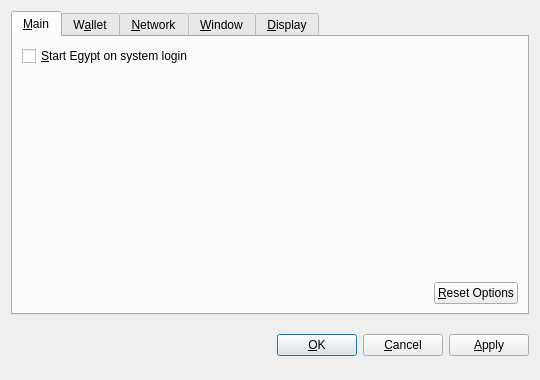
<?xml version="1.0" encoding="UTF-8"?>
<ui version="4.0">
 <class>OptionsDialog</class>
 <widget class="QDialog" name="OptionsDialog">
  <property name="geometry">
   <rect>
    <x>0</x>
    <y>0</y>
    <width>540</width>
    <height>380</height>
   </rect>
  </property>
  <property name="windowTitle">
   <string>Options</string>
  </property>
  <property name="modal">
   <bool>true</bool>
  </property>
  <layout class="QVBoxLayout" name="verticalLayout">
   <item>
    <widget class="QTabWidget" name="tabWidget">
     <property name="tabPosition">
      <enum>QTabWidget::North</enum>
     </property>
     <property name="currentIndex">
      <number>0</number>
     </property>
     <widget class="QWidget" name="tabMain">
      <attribute name="title">
       <string>&amp;Main</string>
      </attribute>
      <layout class="QVBoxLayout" name="verticalLayout_Main">
       <item>
        <widget class="QCheckBox" name="bitcoinAtStartup">
         <property name="toolTip">
          <string>Automatically start Egypt after logging in to the system.</string>
         </property>
         <property name="text">
          <string>&amp;Start Egypt on system login</string>
         </property>
        </widget>
       </item>
       <item>
        <spacer name="verticalSpacer_Main">
         <property name="orientation">
          <enum>Qt::Vertical</enum>
         </property>
         <property name="sizeHint" stdset="0">
          <size>
           <width>20</width>
           <height>40</height>
          </size>
         </property>
        </spacer>
       </item>
       <item>
        <layout class="QHBoxLayout" name="horizontalLayout_2_Main">
         <item>
          <spacer name="horizontalSpacer_2_Main">
           <property name="orientation">
            <enum>Qt::Horizontal</enum>
           </property>
           <property name="sizeHint" stdset="0">
            <size>
             <width>40</width>
             <height>20</height>
            </size>
           </property>
          </spacer>
         </item>
         <item>
          <widget class="QPushButton" name="resetButton">
           <property name="toolTip">
            <string>Reset all client options to default.</string>
           </property>
           <property name="text">
            <string>&amp;Reset Options</string>
           </property>
           <property name="autoDefault">
            <bool>false</bool>
           </property>
          </widget>
         </item>
        </layout>
       </item>
      </layout>
     </widget>
     <widget class="QWidget" name="tabWallet">
      <attribute name="title">
       <string>W&amp;allet</string>
      </attribute>
      <layout class="QVBoxLayout" name="verticalLayout_Network">
       <item>
        <widget class="QLabel" name="transactionFeeInfoLabel">
         <property name="text">
          <string>Optional transaction fee per kB that helps make sure your transactions are processed quickly. Most transactions are 1 kB.</string>
         </property>
         <property name="textFormat">
          <enum>Qt::PlainText</enum>
         </property>
         <property name="wordWrap">
          <bool>true</bool>
         </property>
        </widget>
       </item>
       <item>
        <layout class="QHBoxLayout" name="horizontalLayout_1_Main">
         <item>
          <widget class="QLabel" name="transactionFeeLabel">
           <property name="text">
            <string>Pay transaction &amp;fee</string>
           </property>
           <property name="textFormat">
            <enum>Qt::PlainText</enum>
           </property>
           <property name="buddy">
            <cstring>transactionFee</cstring>
           </property>
          </widget>
         </item>
         <item>
          <widget class="BitcoinAmountField" name="transactionFee"/>
         </item>
         <item>
          <spacer name="horizontalSpacer_1_Main">
           <property name="orientation">
            <enum>Qt::Horizontal</enum>
           </property>
           <property name="sizeHint" stdset="0">
            <size>
             <width>40</width>
             <height>20</height>
            </size>
           </property>
          </spacer>
         </item>
        </layout>
       </item>
       <item>
        <widget class="QLabel" name="label">
         <property name="text">
          <string>If you disable the spending of unconfirmed change, the change from a transaction cannot be used until that transaction has at least one confirmation. This also affects how your balance is computed.</string>
         </property>
         <property name="wordWrap">
          <bool>true</bool>
         </property>
        </widget>
       </item>
       <item>
        <widget class="QCheckBox" name="spendZeroConfChange">
         <property name="text">
          <string>Spend unconfirmed change  (experts only)</string>
         </property>
        </widget>
       </item>
       <item>
        <spacer name="verticalSpacer">
         <property name="orientation">
          <enum>Qt::Vertical</enum>
         </property>
         <property name="sizeHint" stdset="0">
          <size>
           <width>20</width>
           <height>40</height>
          </size>
         </property>
        </spacer>
       </item>
      </layout>
     </widget>
     <widget class="QWidget" name="tabNetwork">
      <attribute name="title">
       <string>&amp;Network</string>
      </attribute>
      <layout class="QVBoxLayout" name="verticalLayout_Network">
       <item>
        <widget class="QCheckBox" name="mapPortUpnp">
         <property name="toolTip">
          <string>Automatically open the Egypt client port on the router. This only works when your router supports UPnP and it is enabled.</string>
         </property>
         <property name="text">
          <string>Map port using &amp;UPnP</string>
         </property>
        </widget>
       </item>
       <item>
        <widget class="QCheckBox" name="connectSocks">
         <property name="toolTip">
          <string>Connect to the Egypt network through a SOCKS proxy (e.g. when connecting through Tor).</string>
         </property>
         <property name="text">
          <string>&amp;Connect through SOCKS proxy:</string>
         </property>
        </widget>
       </item>
       <item>
        <layout class="QHBoxLayout" name="horizontalLayout_Network">
         <item>
          <widget class="QLabel" name="proxyIpLabel">
           <property name="text">
            <string>Proxy &amp;IP:</string>
           </property>
           <property name="textFormat">
            <enum>Qt::PlainText</enum>
           </property>
           <property name="buddy">
            <cstring>proxyIp</cstring>
           </property>
          </widget>
         </item>
         <item>
          <widget class="QValidatedLineEdit" name="proxyIp">
           <property name="maximumSize">
            <size>
             <width>140</width>
             <height>16777215</height>
            </size>
           </property>
           <property name="toolTip">
            <string>IP address of the proxy (e.g. 127.0.0.1)</string>
           </property>
          </widget>
         </item>
         <item>
          <widget class="QLabel" name="proxyPortLabel">
           <property name="text">
            <string>&amp;Port:</string>
           </property>
           <property name="textFormat">
            <enum>Qt::PlainText</enum>
           </property>
           <property name="buddy">
            <cstring>proxyPort</cstring>
           </property>
          </widget>
         </item>
         <item>
          <widget class="QLineEdit" name="proxyPort">
           <property name="maximumSize">
            <size>
             <width>55</width>
             <height>16777215</height>
            </size>
           </property>
           <property name="toolTip">
            <string>Port of the proxy (e.g. 9050)</string>
           </property>
          </widget>
         </item>
         <item>
          <widget class="QLabel" name="socksVersionLabel">
           <property name="text">
            <string>SOCKS &amp;Version:</string>
           </property>
           <property name="textFormat">
            <enum>Qt::PlainText</enum>
           </property>
           <property name="buddy">
            <cstring>socksVersion</cstring>
           </property>
          </widget>
         </item>
         <item>
          <widget class="QValueComboBox" name="socksVersion">
           <property name="toolTip">
            <string>SOCKS version of the proxy (e.g. 5)</string>
           </property>
          </widget>
         </item>
         <item>
          <spacer name="horizontalSpacer_Network">
           <property name="orientation">
            <enum>Qt::Horizontal</enum>
           </property>
           <property name="sizeHint" stdset="0">
            <size>
             <width>40</width>
             <height>20</height>
            </size>
           </property>
          </spacer>
         </item>
        </layout>
       </item>
       <item>
        <spacer name="verticalSpacer_Network">
         <property name="orientation">
          <enum>Qt::Vertical</enum>
         </property>
         <property name="sizeHint" stdset="0">
          <size>
           <width>20</width>
           <height>40</height>
          </size>
         </property>
        </spacer>
       </item>
      </layout>
     </widget>
     <widget class="QWidget" name="tabWindow">
      <attribute name="title">
       <string>&amp;Window</string>
      </attribute>
      <layout class="QVBoxLayout" name="verticalLayout_Window">
       <item>
        <widget class="QCheckBox" name="minimizeToTray">
         <property name="toolTip">
          <string>Show only a tray icon after minimizing the window.</string>
         </property>
         <property name="text">
          <string>&amp;Minimize to the tray instead of the taskbar</string>
         </property>
        </widget>
       </item>
       <item>
        <widget class="QCheckBox" name="minimizeOnClose">
         <property name="toolTip">
          <string>Minimize instead of exit the application when the window is closed. When this option is enabled, the application will be closed only after selecting Quit in the menu.</string>
         </property>
         <property name="text">
          <string>M&amp;inimize on close</string>
         </property>
        </widget>
       </item>
       <item>
        <spacer name="verticalSpacer_Window">
         <property name="orientation">
          <enum>Qt::Vertical</enum>
         </property>
         <property name="sizeHint" stdset="0">
          <size>
           <width>20</width>
           <height>40</height>
          </size>
         </property>
        </spacer>
       </item>
      </layout>
     </widget>
     <widget class="QWidget" name="tabDisplay">
      <attribute name="title">
       <string>&amp;Display</string>
      </attribute>
      <layout class="QVBoxLayout" name="verticalLayout_Display">
       <item>
        <layout class="QHBoxLayout" name="horizontalLayout_1_Display">
         <item>
          <widget class="QLabel" name="langLabel">
           <property name="text">
            <string>User Interface &amp;language:</string>
           </property>
           <property name="textFormat">
            <enum>Qt::PlainText</enum>
           </property>
           <property name="buddy">
            <cstring>lang</cstring>
           </property>
          </widget>
         </item>
         <item>
          <widget class="QValueComboBox" name="lang">
           <property name="toolTip">
            <string>The user interface language can be set here. This setting will take effect after restarting Egypt.</string>
           </property>
          </widget>
         </item>
        </layout>
       </item>
       <item>
        <layout class="QHBoxLayout" name="horizontalLayout_2_Display">
         <item>
          <widget class="QLabel" name="unitLabel">
           <property name="text">
            <string>&amp;Unit to show amounts in:</string>
           </property>
           <property name="textFormat">
            <enum>Qt::PlainText</enum>
           </property>
           <property name="buddy">
            <cstring>unit</cstring>
           </property>
          </widget>
         </item>
         <item>
          <widget class="QValueComboBox" name="unit">
           <property name="toolTip">
            <string>Choose the default subdivision unit to show in the interface and when sending coins.</string>
           </property>
          </widget>
         </item>
        </layout>
       </item>
       <item>
        <widget class="QCheckBox" name="displayAddresses">
         <property name="toolTip">
          <string>Whether to show Egypt addresses in the transaction list or not.</string>
         </property>
         <property name="text">
          <string>&amp;Display addresses in transaction list</string>
         </property>
        </widget>
       </item>
       <item>
        <widget class="QCheckBox" name="coinControlFeatures">
         <property name="toolTip">
          <string>Whether to show coin control features or not.</string>
         </property>
         <property name="text">
          <string>Display coin &amp;control features (experts only!)</string>
         </property>
        </widget>
       </item>
       <item>
        <spacer name="verticalSpacer_Display">
         <property name="orientation">
          <enum>Qt::Vertical</enum>
         </property>
         <property name="sizeHint" stdset="0">
          <size>
           <width>20</width>
           <height>40</height>
          </size>
         </property>
        </spacer>
       </item>
      </layout>
     </widget>
    </widget>
   </item>
   <item>
    <layout class="QHBoxLayout" name="horizontalLayout_Buttons">
     <item>
      <spacer name="horizontalSpacer_1">
       <property name="orientation">
        <enum>Qt::Horizontal</enum>
       </property>
       <property name="sizeHint" stdset="0">
        <size>
         <width>40</width>
         <height>48</height>
        </size>
       </property>
      </spacer>
     </item>
     <item>
      <widget class="QLabel" name="statusLabel">
       <property name="font">
        <font>
         <weight>75</weight>
         <bold>true</bold>
        </font>
       </property>
       <property name="text">
        <string/>
       </property>
       <property name="textFormat">
        <enum>Qt::PlainText</enum>
       </property>
       <property name="wordWrap">
        <bool>true</bool>
       </property>
      </widget>
     </item>
     <item>
      <spacer name="horizontalSpacer_2">
       <property name="orientation">
        <enum>Qt::Horizontal</enum>
       </property>
       <property name="sizeHint" stdset="0">
        <size>
         <width>40</width>
         <height>48</height>
        </size>
       </property>
      </spacer>
     </item>
     <item>
      <widget class="QPushButton" name="okButton">
       <property name="text">
        <string>&amp;OK</string>
       </property>
      </widget>
     </item>
     <item>
      <widget class="QPushButton" name="cancelButton">
       <property name="text">
        <string>&amp;Cancel</string>
       </property>
       <property name="autoDefault">
        <bool>false</bool>
       </property>
      </widget>
     </item>
     <item>
      <widget class="QPushButton" name="applyButton">
       <property name="text">
        <string>&amp;Apply</string>
       </property>
       <property name="autoDefault">
        <bool>false</bool>
       </property>
      </widget>
     </item>
    </layout>
   </item>
  </layout>
 </widget>
 <customwidgets>
  <customwidget>
   <class>BitcoinAmountField</class>
   <extends>QSpinBox</extends>
   <header>bitcoinamountfield.h</header>
  </customwidget>
  <customwidget>
   <class>QValueComboBox</class>
   <extends>QComboBox</extends>
   <header>qvaluecombobox.h</header>
  </customwidget>
  <customwidget>
   <class>QValidatedLineEdit</class>
   <extends>QLineEdit</extends>
   <header>qvalidatedlineedit.h</header>
  </customwidget>
 </customwidgets>
 <resources/>
 <connections/>
</ui>
